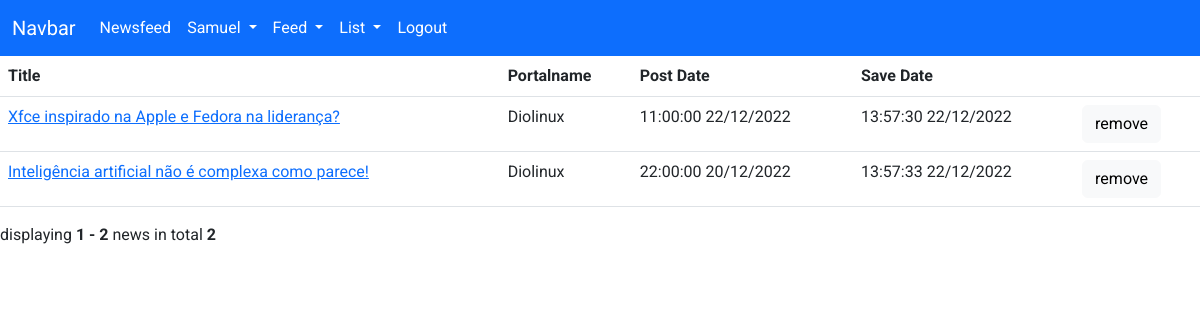
/save/list (signed in), run on an earlier commit of the app's database.
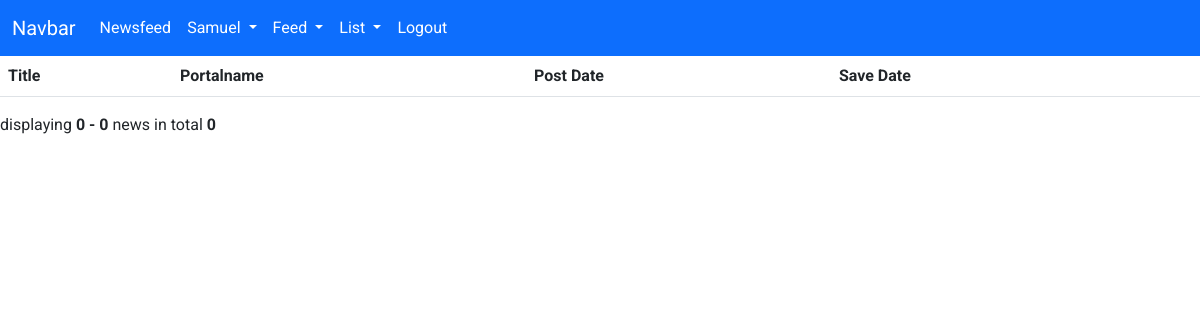
And on a later commit of the database.
### app/models/User.py (models this page shows, shortened)
class User(db.Model):
    __tablename__ = 'users'
    id = db.Column(db.Integer, primary_key=True)
    username = db.Column(db.String, unique=True, nullable=False)
    name = db.Column(db.String, nullable=False)
    email = db.Column(db.String, unique=True, nullable=False)
    hash = db.Column(db.String, nullable=False)
    @login_manager.user_loader
    def load_user(username):
        return User.query.get(username)

### app/models/News.py (models this page shows, shortened)
class News(db.Model):
    __tablename__ = 'news'
    id = db.Column(db.Integer, primary_key=True)
    title = db.Column(db.String, nullable=False)
    url = db.Column(db.String, nullable=False)
    post_date = db.Column(db.DateTime, nullable=False)
    feed_id = db.Column(db.Integer, db.ForeignKey('feeds.id'))
    feed = db.relationship('Feed', foreign_keys=feed_id)

### app/models/Feed.py (models this page shows, shortened)
class Feed(db.Model):
    __tablename__ = 'feeds'
    id = db.Column(db.Integer, primary_key=True)
    portalname = db.Column(db.String, nullable=False)
    url = db.Column(db.String, nullable=False)
    description = db.Column(db.String)
    update_date = db.Column(db.DateTime, nullable=False)

### app/models/Save.py (models this page shows, shortened)
class Save(db.Model):
    __tablename__ = 'saved'
    id = db.Column(db.Integer, primary_key=True)
    save_date = db.Column(db.DateTime, nullable=False)
    user_id = db.Column(db.Integer, db.ForeignKey('users.id'))
    news_id = db.Column(db.Integer, db.ForeignKey('news.id'))
    user = db.relationship('User', foreign_keys=user_id)
    news = db.relationship('News', foreign_keys=news_id)

### app/controllers/save.py (the view)
@app.route('/save/list')
def list_save():
    smtm = db.select(News, Save).join(Save.news).join(News.feed).where(Save.user_id == current_user.id)
    news = db.session.execute(smtm).all()
    length = len(news)
    search = False
    q = request.args.get('q')
    if q:
        search = True
    page = request.args.get(get_page_parameter(), type=int, default=1)
    last_page = length // PER_PAGE + 1
    if page > last_page:
        return apology('Not Found', 404)
    i = (page-1)*PER_PAGE
    news = news[i:i+PER_PAGE]
    pagination = Pagination(page=page, total=length, search=search, record_name='news', per_page=PER_PAGE)
    return render_template('save_list.html', news=news, pagination=pagination)

### app/templates/save_list.html (shortened to what this page needs)
{% extends "layout.html" %}
{% block main %}
<table class="table">
    <thead>
        <tr>
            <th scope="col">Title</th>
            <th scope="col">Portalname</th>
            <th scope="col">Post Date</th>
            <th scope="col">Save Date</th>
            <th scope="col"></th>
        </tr>
    </thead>
    <tbody>
        {% for item in news %}
            <tr>
                <td><a href="{{ item[0].url }}" target="_blank">{{ item[0].title }}</a></td>
                <td>{{ item[0].feed.portalname }}</td>
                <td>{{ item[0].post_date.strftime("%H:%M:%S %d/%m/%Y") }}</td>
                <td>{{ item[1].save_date.strftime("%H:%M:%S %d/%m/%Y") }}</td>
                <td><a class="btn btn-light"
                    href="/save/remove/{{ item[0].id }}">remove</a>
            </td>
            </tr>
        {% endfor %}
    </tbody>
</table>
{{ pagination.info }}
{% endblock %}

### app/templates/layout.html (shortened to what this page needs)
<!DOCTYPE html>
<html lang="pt-br">
<head>
    <link href="https://cdn.jsdelivr.net/npm/bootstrap@5.2.3/dist/css/bootstrap.min.css" rel="stylesheet"
>
    <link rel="stylesheet" href="{{ url_for('static', filename='css/main.css')}}">
</head>
<body>
    <nav class="navbar navbar-expand-lg bg-primary">
        <div class="container-fluid">
            <a class="navbar-brand" href="#">Navbar</a>
            <div class="collapse navbar-collapse" id="navbarSupportedContent">
                <ul class="navbar-nav me-auto mb-2 mb-lg-0">
                    <li class="nav-item">
                        <a class="nav-link active" aria-current="page" href="/news">Newsfeed</a>
                    </li>
                    {% if current_user.username %}
                    <li class="nav-item dropdown">
                        <a class="nav-link dropdown-toggle" href="#" role="button" data-bs-toggle="dropdown"
                            aria-expanded="false">
                            {{ current_user.username.title() }}
                        </a>
                    </li>
                    {% endif %}
                    <li class="nav-item dropdown">
                        <a class="nav-link dropdown-toggle" href="#" role="button" data-bs-toggle="dropdown"
                            aria-expanded="false">
                            Feed
                        </a>
                    </li>
                    <li class="nav-item dropdown">
                        <a class="nav-link dropdown-toggle" href="#" role="button" data-bs-toggle="dropdown"
                            aria-expanded="false">
                            List
                        </a>
                    </li>
                    <li class="nav-item">
                        <a class="nav-link" href="/logout">Logout</a>
                    </li>
                </ul>
            </div>
        </div>
    </nav>
    {% block main %}{% endblock %}
</body>
</html>

### app/static/css/main.css (style rules this page uses)
body { font-family: 'Roboto', sans-serif; }
.nav-link, .navbar-brand { color: white!important; }

What changed in the data, as far as the page shows it:
removed News: title "Xfce inspirado na Apple e Fedora na liderança?", portalname "Diolinux", post_date "11:00:00 22/12/2022", save_date "13:57:30 22/12/2022"
removed News: title "Inteligência artificial não é complexa como parece!", portalname "Diolinux", post_date "22:00:00 20/12/2022", save_date "13:57:33 22/12/2022"
Also different on the page:
{{ pagination.info }}: "displaying 1 - 2 news in total 2" → "displaying 0 - 0 news in total 0"
